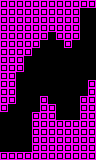

A 2D game scene composited from a Tiled map and its tileset images. What follows is a short description and the map's XML, with each tile layer's data collapsed to a summary:
An orthogonal 12x20 tile map with 8x8 px tiles, 1 tile layer (main) and 1 object (movingBlock).

<map version="1.0" orientation="orthogonal" renderorder="right-down" width="12" height="20" tilewidth="8" tileheight="8" nextobjectid="53">
 <properties>
  <property name="L" type="int" value="3" />
  <property name="R" type="int" value="1" />
  <property name="type" value="tunnel" />
 </properties>
 <tileset firstgid="1" name="tiles" tilewidth="8" tileheight="8" tilecount="24" columns="6">
  <image source="../../../images/tiles.png" width="48" height="32" />
  <tile id="1">
   <properties>
    <property name="type" value="open" />
   </properties>
  </tile>
 </tileset>
 <layer name="main" width="12" height="20">
  <data>[240 cells, 134 non-empty, 1 distinct tile ids]</data>
 </layer>
 <objectgroup name="objects" />
 <objectgroup name="hazards">
  <object id="51" type="movingBlock" gid="2" x="64" y="80" width="8" height="8" />
 </objectgroup>
</map>
